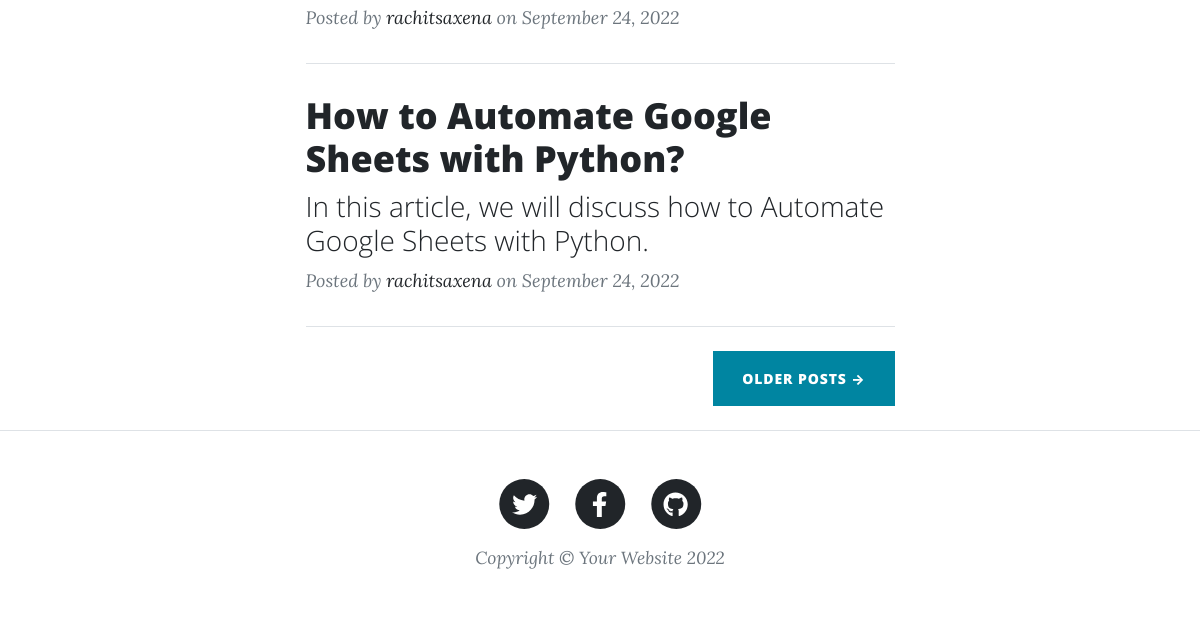
Before: /articles (signed in, lower part) with the older database file.
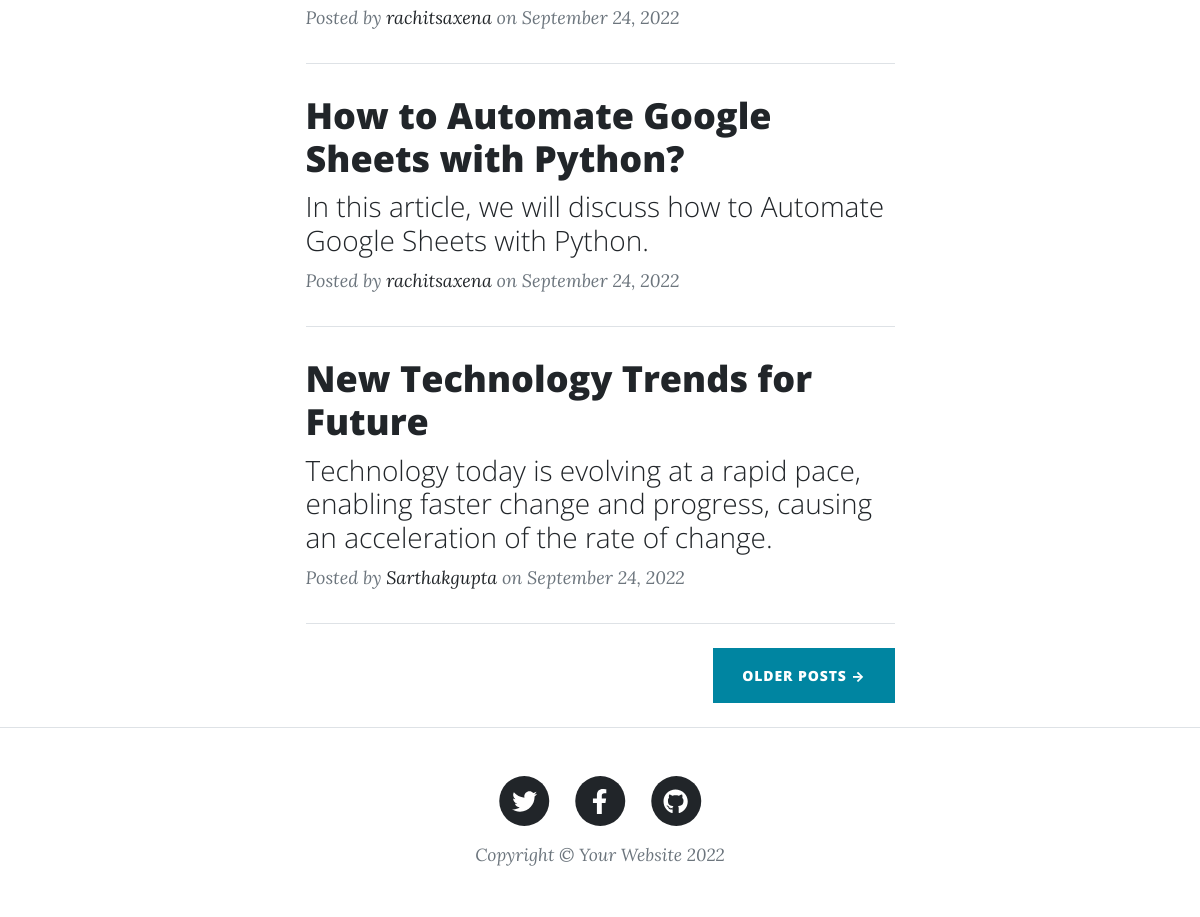
After: the same page with the newer database file.
### article/models.py (models this page shows, shortened)
class Article(models.Model):
    publish_choice = (
        ('yes','yes'),
        ('no','no')
    )
    user = models.ForeignKey(User , on_delete=models.CASCADE)
    heading = models.CharField(max_length=200)
    date = models.DateField(auto_now_add=True)
    meta = models.CharField(max_length=200 , blank=True,null=True)
    content = models.TextField()
    tags = models.ManyToManyField(Tag , blank=True)
    published = models.CharField(max_length=10 , choices=publish_choice , default='no')

### article/views.py (the view)
# urls.py: path('articles', views.articles , name='articles'),
@login_required(login_url="loginPage")
def articles(request ):
    articles = Article.objects.all()
    params = {
        'status': True if len(articles) else False,
        'articles': articles
    }
    return render(request , 'article/index.html' , params )

### templates/article/index.html (shortened to what this page needs)
<!DOCTYPE html>
<html lang="en">
    <head>
    </head>
    <body>
        <div class="container px-4 px-lg-5">
            <div class="row gx-4 gx-lg-5 justify-content-center">
                <div class="col-md-10 col-lg-8 col-xl-7">
                    {% for i in articles%}
                    <div class="post-preview">
                        <a href="{% url 'article_detail' i.id %}">
                            <h2 class="post-title">{{i.heading}}</h2>
                            <h3 class="post-subtitle">{{i.meta}}</h3>
                        </a>
                        <p class="post-meta">
                            Posted by
                            <a href="{% url 'profilePage' i.user.id %}">{{i.user.username}}</a>
                            on September 24, 2022
                        </p>
                    </div>
                    <hr class="my-4" />
                    {% endfor%}
                    <div class="d-flex justify-content-end mb-4"><a class="btn btn-primary text-uppercase" href="#!">Older Posts →</a></div>
                </div>
            </div>
        </div>
        <footer class="border-top">
            <div class="container px-4 px-lg-5">
                <div class="row gx-4 gx-lg-5 justify-content-center">
                    <div class="col-md-10 col-lg-8 col-xl-7">
                        <ul class="list-inline text-center">
                            <li class="list-inline-item">
                                <a href="#!">
                                    <span class="fa-stack fa-lg">
                                        <i class="fas fa-circle fa-stack-2x"></i>
                                        <i class="fab fa-twitter fa-stack-1x fa-inverse"></i>
                                    </span>
                                </a>
                            </li>
                            <li class="list-inline-item">
                                <a href="#!">
                                    <span class="fa-stack fa-lg">
                                        <i class="fas fa-circle fa-stack-2x"></i>
                                        <i class="fab fa-facebook-f fa-stack-1x fa-inverse"></i>
                                    </span>
                                </a>
                            </li>
                            <li class="list-inline-item">
                                <a href="#!">
                                    <span class="fa-stack fa-lg">
                                        <i class="fas fa-circle fa-stack-2x"></i>
                                        <i class="fab fa-github fa-stack-1x fa-inverse"></i>
                                    </span>
                                </a>
                            </li>
                        </ul>
                        <div class="small text-center text-muted fst-italic">Copyright &copy; Your Website 2022</div>
                    </div>
                </div>
            </div>
        </footer>
    </body>
</html>

Changed rows visible on the page:
added Article: heading "New Technology Trends for Future", meta "Technology today is evolving at a rapid pace, enabling faster change and progress, causing an acceleration of the rate of change.", user.username "Sarthakgupta"
